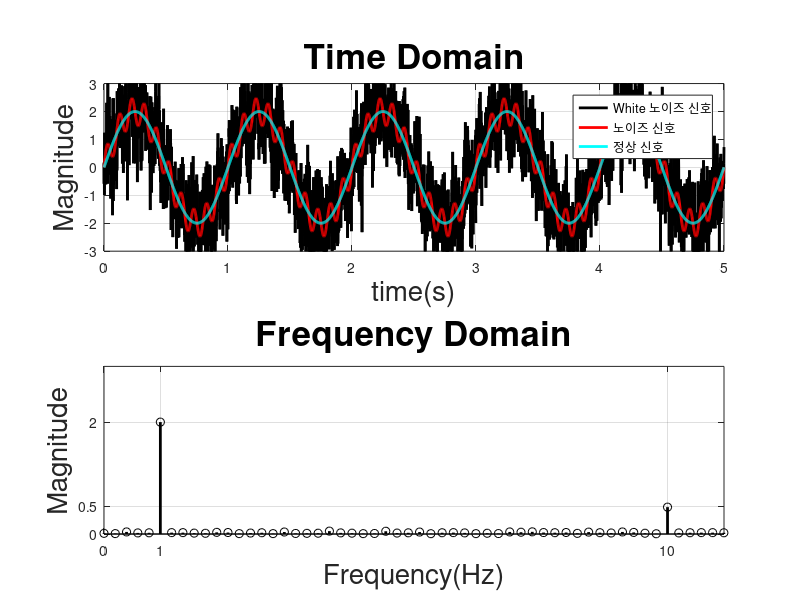
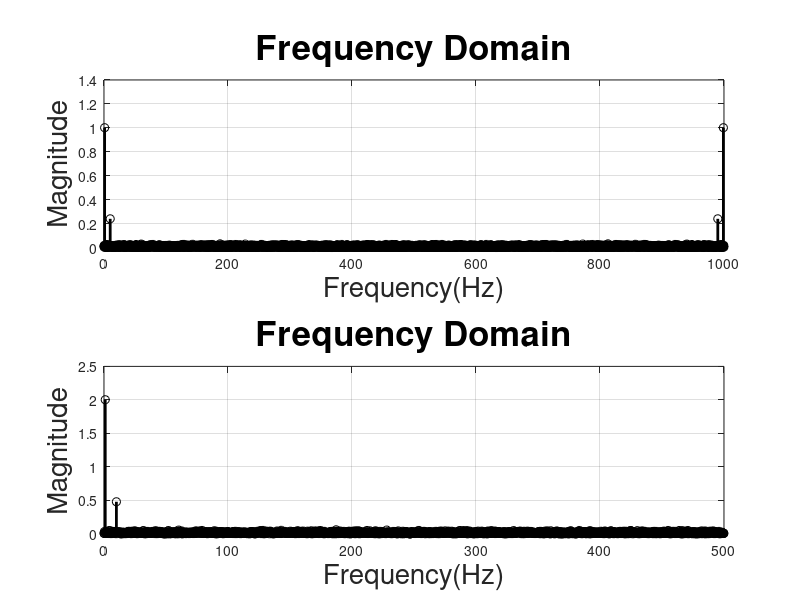

MATLAB code to generate these figures, in order:

clc , clear                          % clc :명령창 초기화, clear : 작업공간 초기화
close all                            % 떠있는 figure를 없애준다

%% Set parameter
    % Set Simulation 
        end_time = 5;              % 시뮬레이션 종료시간
        delta_t = 0.001;           % 시뮬레이션 샘플링 주기
        sim_time = [0:0.001:5];    %  시뮬레이션 Time Matrix 생성 
    % Set Sine Wave
        sine_mag1  = 2.0; sine_freq1 = 1.0;  % Main Signal's parameter
        sine_mag2  = 0.5; sine_freq2 = 10.0; % Noise Signal's parameter
        
        %정상 신호
        sim_y0     =  sine_mag1*sin(sine_freq1*(2*pi*sim_time));     % 크기2.0 주파수1Hz 정상 신호(sine wave) 생성
        %노이즈 신호
        sim_y1     =  sine_mag1*sin(sine_freq1*(2*pi*sim_time))...   % 크기2.0 주파수1Hz 정상 신호(sine wave) 생성
                     +sine_mag2*sin(sine_freq2*(2*pi*sim_time));     % 크기0.5 주파수10Hz 노이즈 생성
        %White 노이즈 신호      
        sim_y      =  sine_mag1*sin(sine_freq1*(2*pi*sim_time))...   % 크기2.0 주파수1Hz 정상 신호(sine wave) 생성 
                     +sine_mag2*sin(sine_freq2*(2*pi*sim_time))...   % 크기0.5 주파수10Hz 노이즈 생성
                     +0.8 * randn(size(sim_time));                   % 평균0, 표준편차0.8 White 노이즈 생성
   
%% Calc FFT
% Set FFT
    Fs         = 1/delta_t;         % Sampling Frequency : 1000Hz
    T          = delta_t;           % Sampling Period    : 0.001s
    L          = length(sim_y);     % Length of Signal   : 5001 <- 앞서서 5초를0.001의 간격으로 나누었기떄문에 sim_y가 5001번 샘플링 되었기때문
    T_vector   = (0:L-1)*T;         % Time Vector        : (0:5000)*0.001 <-  0 부터 5.0000까지 0.001간격의  1 X 5001 vector
    fft_f      = Fs*(0:((L)/2))/L;  % Frequency Range    : 주파수 범위: 0Hz ~ 500Hz, 분해능(간격):0.2Hz
    fft_f1     = Fs*(0:((L))-1)/L; % Frequency Range    : 주파수 범위: 0Hz ~ 1000Hz, 분해능(간격):0.2Hz
 % Calc FFT
    fft_y_temp    = abs(fft(sim_y)/L);    % 허수부제거 <- 절대값함수(abs)를 이용하여 magnitude만 도출
    fft_y         = fft_y_temp(1:L/2+1);  % 켤레복소수 이기때문에 500Hz기준으로 대칭이므로 대칭부분 처리
    fft_y(2:end-1)=2*fft_y(2:end-1);      % 대칭부분을 하나로 합쳐서 켤레복소수 대응
%% Draw Graph 
figure('units', 'pixels', 'pos',[100 100 800 600], 'Color', [1,1,1]);  % figure창 생성(측정단위(default),창 위치와 크기, 색(white))
 %Time-Domain
    subplot(2,1,1)  % figure창 안에 2x1의 2개의 plot중 첫번쨰에 플롯 그리기                                 
         Xmin = 0.0; XTick = 1.0; Xmax = end_time;    % Xmin:X축 최소값parameter, XTick:X축 grid간격parameter, Xmax:X축 최대값parameter
         Ymin =-3.0; YTick = 1.0; Ymax = 3.0;         % Ymin:Y축 최소값parameter, YTick:Y축 grid간격parameter, Ymax:Y축 최대값parameter
            
            plot(sim_time,sim_y,'-k', 'LineWidth',2)  % White 노이즈 신호 그래프 그리기
            hold on
            plot(sim_time,sim_y1,'-r', 'LineWidth',2) % 노이즈 신호 그래프 그리기
            hold on
            plot(sim_time,sim_y0,'-c', 'LineWidth',2) % 정상 신호 그래프 그리기
            
            legend('White 노이즈 신호', '노이즈 신호', '정상 신호') %각 함수(그래프)에 대한 설명
              
         grid on; %Grid on
         axis([Xmin Xmax Ymin Ymax])               % Graph 최대 최소 설정
         set(gca, 'XTick', [Xmin:XTick:Xmax]);     % X축 Grid 간격
         set(gca, 'YTick', [Ymin:YTick:Ymax]);     % Y축 Grid 간격
     xlabel('time(s)',       'fontsize',20);       % X축 폰트20크기로 라벨링
     ylabel('Magnitude',     'fontsize',20);       % Y축 폰트20크기로 라벨링
     title ('Time Domain',   'fontsize',25);       % 폰트25 크기로 그래프 이름 설정
 %Frequency-Domain    
    subplot(2,1,2)  % figure창 안에 2x1의 2개의 plot중 두번쨰에 플롯 그리기 
         Xmin = 0.0;  Xmax = 11;                   % X축 최소 최대 값parameter
         Ymin = 0.0;  Ymax = 3.0;                  % Y축 최소 최대 값parameter
         
            stem(fft_f,fft_y,'-k','LineWidth',2)   % 이산 시퀀스의 data plot
            
         grid on; %Grid on
         axis([Xmin Xmax Ymin Ymax])               % Graph 최대 최소 설정
         set(gca, 'XTick', [0 1.0 10.0]);          % X축 Grid 간격
         set(gca, 'YTick', [0 0.5  2.0]);          % Y축 Grid 간격
     xlabel('Frequency(Hz)',     'fontsize',20);   % X축 폰트20크기로 라벨링
     ylabel('Magnitude',         'fontsize',20);   % Y축 폰트20크기로 라벨링
     title ('Frequency Domain',  'fontsize',25);   % 폰트25 크기로그래프 이름 설정
     
 %% fft process
  figure(2)= figure('Color', [1,1,1]); % 2번째 figure 선언
    subplot(2,1,1)
       stem(fft_f1,fft_y_temp,'-k','LineWidth',2)     % 이산 시퀀스의 data plot
       grid on
    xlabel('Frequency(Hz)',     'fontsize',20);   % X축 폰트20크기로 라벨링
    ylabel('Magnitude',         'fontsize',20);   % Y축 폰트20크기로 라벨링
    title ('Frequency Domain',  'fontsize',25);   % 폰트25 크기로그래프 이름 설정
    subplot(2,1,2)
       stem(fft_f,fft_y,'-k','LineWidth',2)   % 이산 시퀀스의 data plot
       grid on
    xlabel('Frequency(Hz)',     'fontsize',20);   % X축 폰트20크기로 라벨링
    ylabel('Magnitude',         'fontsize',20);   % Y축 폰트20크기로 라벨링
    title ('Frequency Domain',  'fontsize',25);   % 폰트25 크기로그래프 이름 설정

